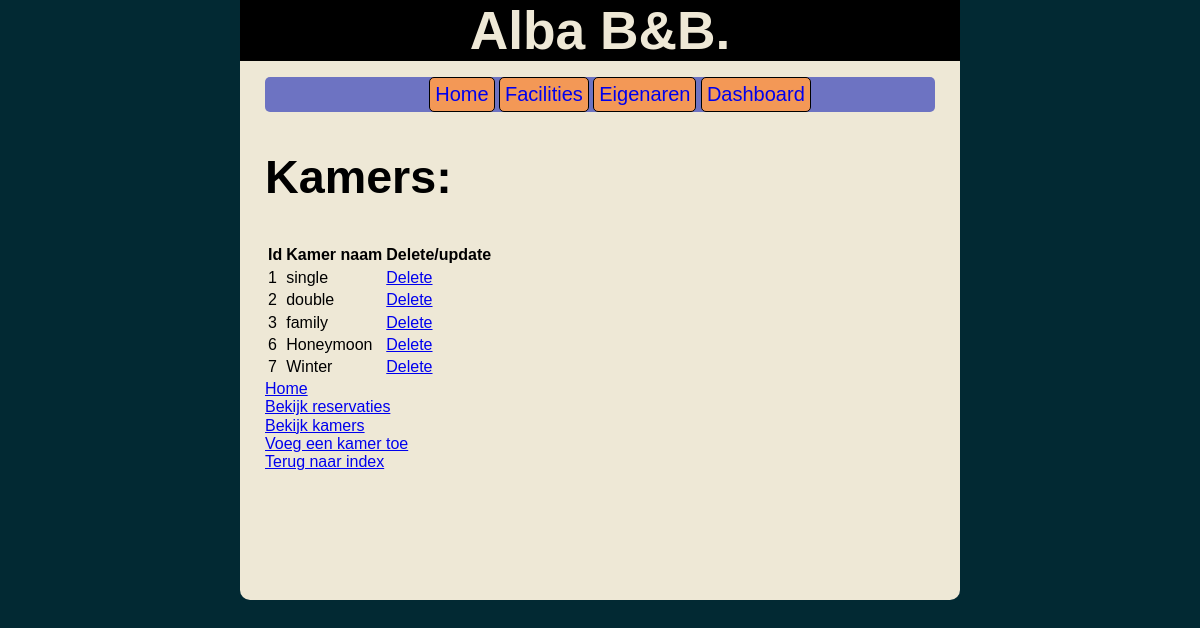
The page /show_rooms.php (signed in) on the database its author committed.
### tables this page shows
CREATE TABLE IF NOT EXISTS `rooms` (
  `id` int(255) NOT NULL,
  `room_name` varchar(255) NOT NULL
);

### show_rooms.php (the view, shortened to what this page needs)
<?php
require_once("inc/config.php");
require_once("inc/header.php");
?>
		<h2>Kamers: </h2>
		<table class="rooms">
			<tr>
				<th>Id</th><th>Kamer naam</th><th>Delete/update</th>
			</tr>
	     <?php
	        $stmt = $db->prepare("SELECT * FROM rooms");
			$stmt->execute();
			while($row = $stmt->fetch(PDO::FETCH_ASSOC)){
				$id = $row['id'];
				$room_name = $row['room_name'];
			?>
				 <tr>
				 	<td><?php echo $id;?></td><td><?php echo $room_name;?></td><td> <?= '<a href="delete_room.php?action=delete&id='.$id.'">';?>Delete</a></td>
				 </tr>
			<?php
			}
	     ?>
	    </table>
		<a href="home.php">Home</a><br />
		<a href="show.php">Bekijk reservaties</a><br />
		<a href="show_rooms.php">Bekijk kamers</a><br />
		<a href="add_room.php">Voeg een kamer toe</a><br />
		<a href="homepagina.php">Terug naar index</a>
	    </div>
	</div>
</body>
</html>

### rows shown on the page
rooms: id "1", room_name "single"
rooms: id "2", room_name "double"
rooms: id "3", room_name "family"
rooms: id "6", room_name "Honeymoon"
rooms: id "7", room_name "Winter"
